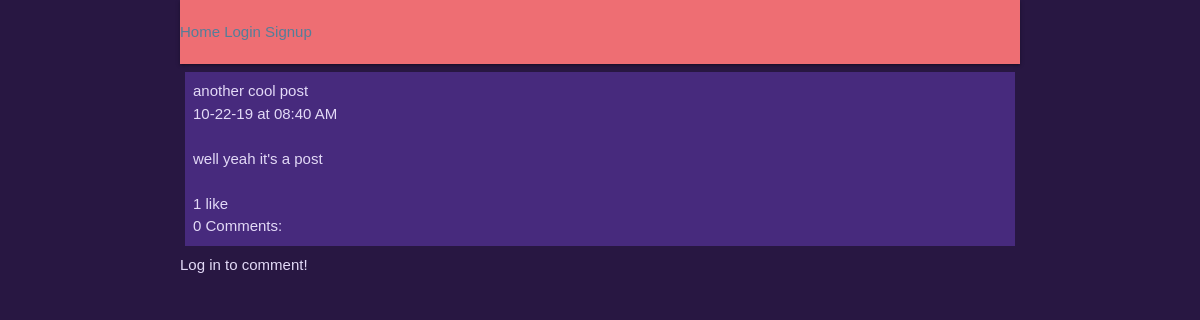
Page /ben/posts/59/ on the committed database.
### posts/models.py (models this page shows)
class Post(models.Model):
        title = models.CharField(max_length=100)
        pub_date = models.DateTimeField('date published', auto_now_add=True)
        body = models.TextField()
        user = models.ForeignKey(User, on_delete=models.CASCADE, null=True)
        def utc_to_local(self, utc_datetime):
	        return utc_datetime.astimezone(tz=None)
        def __str__(self):
	        date = self.utc_to_local(self.pub_date).strftime('%m-%d-%y')
	        time = self.utc_to_local(self.pub_date).strftime('%I:%M %p')
	        return '%s at %s \n\n %s \n\n' % (date, time, self.body)

### posts/views.py (the view)
# urls.py: url(r'^(?P<post_number>\d+)/$', views.displayPost, name='display-post'),
def displayPost(request, username, post_number):
    post = Post.objects.get(user=User.objects.get(username=username), id=post_number)
    comments = Comment.objects.filter(post=post)
    if request.method == "POST":
        comment_text = request.POST.get('the_comment')
        comment = Comment(body=comment_text, post=post, user=request.user)
        comment.save()
        user = request.user.username
        num_comments = post.comment_set.count()
        response_data = {
        'comment': str(comment),
        'comment_id': comment.id,
        'user':user,
        'comment_count': num_comments
        }
        return JsonResponse(response_data)
    else:
        comment_form = CommentForm()
        reply_form = ReplyForm()
    num_comments = post.comment_set.count()
    context = {
        'post': post,
        'comments':comments,
        'num_comments':num_comments,
        'comment_form': comment_form,
        'reply_form': reply_form # not initially in template. generated via ajax call if user clicks on reply link.
    }
    return render(request, 'posts/single_post.html', context)

### posts/templatetags/likes_features.py (called while the page is built)
@register.simple_tag
def like_text(count):
	if count == 1:
		return str(count) + " like"
	else:
		return str(count) + " likes"

@register.simple_tag
def comment_text(count):
	if count == 1:
		return str(count) + " Comment"
	else:
		return str(count) + " Comments"

### posts/templates/posts/single_post.html (shortened to what this page needs)
{% extends 'Blog/base.html' %}
{% load likes_features %}
{% block content %}
<div class="post">
{{ post.title|linebreaksbr }}<br>
{{ post|linebreaksbr }}
<span class="likes" id="like-{{ post.id }}">
{% like_text post.like_set.count %}
</span>
	<div id="comment-section">
	<span id="comment-count">{% comment_text post.comment_set.count %}:</span><br>
	</div>
</div>
{% if user.is_authenticated %}
	<form action="" method="post" id="comment-form">
	{% csrf_token %}
	<h2>Comment:</h2>
		<table>
		{{ comment_form.as_table }}
		</table>
		<input type="submit", value="Chime in!">
	</form>
{% else %}
Log in to comment!
{% endif %}
{% endblock content %}

### static/Blog/site.css (style rules this page uses)
body { color: #E3DAF7; background-color: #281742; font-family: Roboto Slab, Arial, Georgia, serif; }
.post { background-color: #472A7D; padding: 8px; margin: 8px 5px; }

### rows in the picture
Post: title "another cool post", pub_date+body "10-22-19 at 08:40 AM well yeah it's a post", id "1 like", id "0 Comments"
